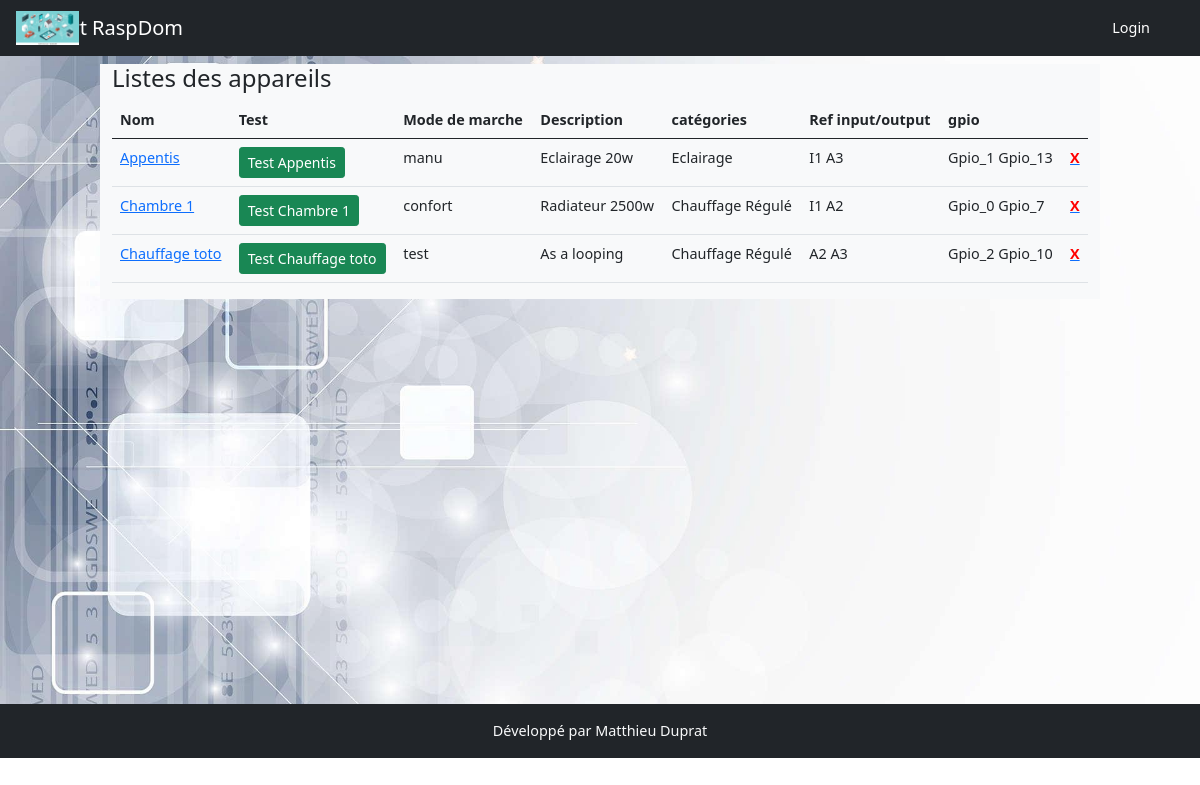
Page /appareils on the earlier database version.
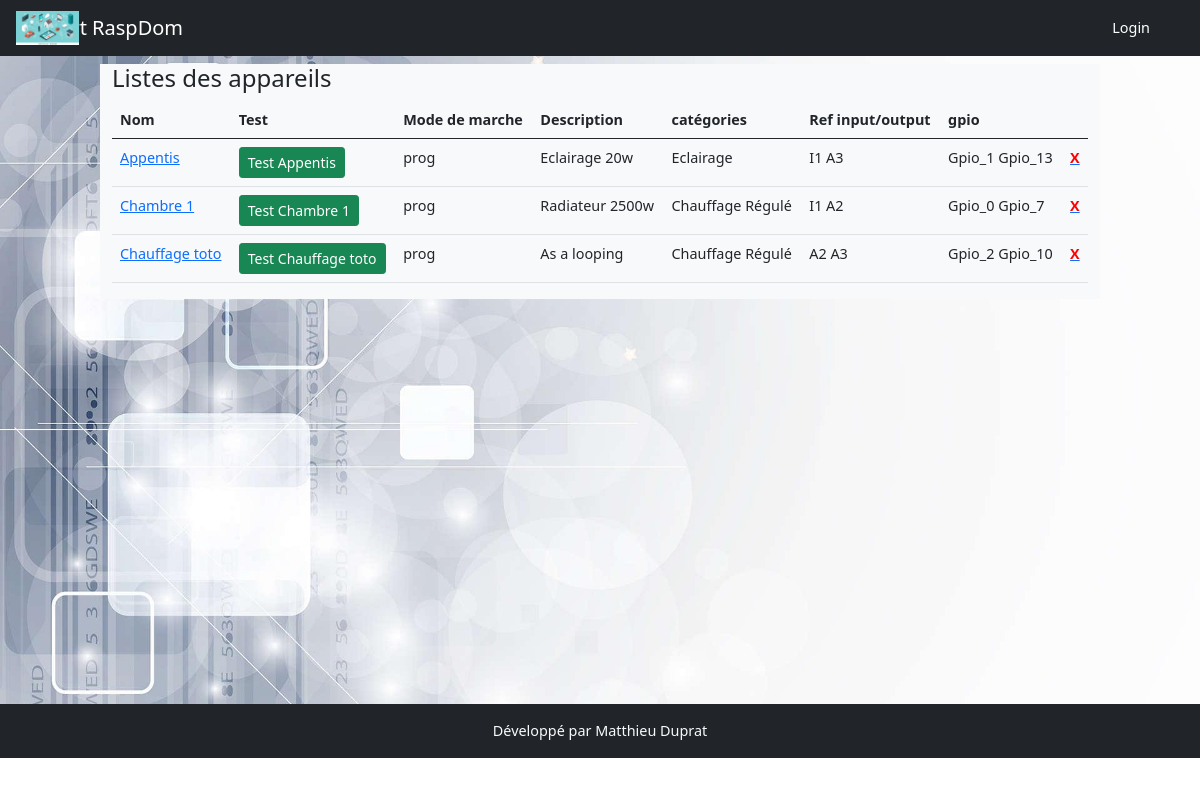
Same page on the later database version.
### models.py (models this page shows, shortened)
class Appareil(db.Model):
    id = db.Column(db.Integer, primary_key=True)
    nom = db.Column(db.String(200))
    description = db.Column(db.String(200))
    categorieappareil = db.Column(db.String(200), nullable=True)
    sortie = db.Column(db.String(200), nullable=True)
    image = db.Column(db.String(200), nullable=True)
    gpios = db.relationship('Gpio', backref='appareil', lazy=True)
    order_gpio = db.Column(db.String(200))
    nbre_gpio = db.Column(db.Integer)
    programmations = db.relationship('Programmation', backref='appareil_programmation', lazy=True)
    mode_de_marche = db.relationship('ModeDeMarche', uselist=False,  backref='appareil_mode_de_marche', lazy=True)
    auto = db.relationship('Auto', uselist=False, backref='appareil_auto', lazy=True)
    sonde_id = db.Column(db.Integer, db.ForeignKey('sonde.id'))
    sonde = db.relationship('Sonde', uselist=False, backref='appareil_sonde', lazy=True)
    manuel = db.relationship('Manuel', uselist=False, backref='appareil_ordre', lazy=True)
    label = db.Column(db.String(250))

class ModeDeMarche(db.Model):
    id = db.Column(db.Integer, primary_key=True)
    appareil_id = db.Column(db.Integer,db.ForeignKey('appareil.id'), nullable=False)
    mode_de_marche = db.Column(db.String(200), default='off')

class Gpio(db.Model):
    id = db.Column(db.Integer, primary_key=True)
    nom = db.Column(db.String(200))
    mode = db.Column(db.String(10))
    valeur = db.Column(db.String(10))
    info = db.Column(db.String(200))
    appareil_id = db.Column(db.Integer, db.ForeignKey('appareil.id'), nullable=True, default='')

### app.py (the view)
@app.route('/appareils')
def appareils():
    appareils = Appareil.query.order_by('nom')
    return render_template('appareil/appareils.html', appareils=appareils)

### templates/appareil/appareils.html
{% extends 'base.html' %}
{% block content %}
<div class="row">
    <div class="col-md-10 mx-auto  bg-light">
        <h4>Listes des appareils</h4>
        <table class="table">
            <thead>
                <tr>
                    <th>Nom</th>
                    <th>Test</th>
                    <th>Mode de marche</th>
                    <th>Description</th>
                    <th>catégories</th>
                    <th>Ref input/output</th>
                    <th>gpio</th>
                    <th></th>
                </tr>
            </thead>
            <tbody>{% for appareil in appareils %}
                <tr>
                    <td><a href="{{url_for('edit_appareil', appareil_id=appareil.id)}}">{{appareil.nom}}</a> </td>
                    <td><a class="btn btn-success btn-sm" href="{{ url_for('test', appareil_id=appareil.id)}}">Test {{appareil.nom}}</a></td>
                    <td>{{ appareil.mode_de_marche.mode_de_marche}}</td>
                    <td>{{ appareil.description}}</td>
                    <td>{{appareil.label}}</td>
                    <td>{% for data in appareil.gpios if data %} {{data.nom}}{% endfor %}</td>
                    <td>{% for data in appareil.gpios if data %} {{data.valeur}} {% endfor %}</td>
                    <td><a href="{{url_for('delete_appareil', appareil_id=appareil.id)}}"><b style="color:red">X</b></a></td>
                </tr>{% endfor %}
            </tbody>
        </table>
    </div>
</div>
{% endblock %}

### templates/base.html (shortened to what this page needs)
<!DOCTYPE html>
<html lang="fr">
    <head>
        <link href="{{ url_for('static', filename='css/styles.css') }}" rel="stylesheet" />
    </head>
    <body>
        <nav class="navbar navbar-expand-lg navbar-dark bg-dark">
            <div class="container">
                <img src="{{ url_for('static', filename='assets/icon.webp') }}" alt="" style="height:34px; position:absolute; left:16px;right:auto">
                <a class="navbar-brand" href="{{url_for('index')}}">Start RaspDom</a>
                <div class="collapse navbar-collapse" id="navbarSupportedContent">
                    <ul class="navbar-nav ms-auto mb-2 mb-lg-0">
                        {% if current_user.is_authenticated %}
                        <li class="nav-item dropdown">
                            <a class="nav-link dropdown-toggle" id="navbarDropdown" href="#" role="button" data-bs-toggle="dropdown" aria-expanded="false">Appareil</a>
                            <ul class="dropdown-menu dropdown-menu-end" aria-labelledby="navbarDropdown">
                                <li><a class="dropdown-item" href="{{ url_for('appareil')}}">Appareil</a></li>
                                <li><a class="dropdown-item" href="{{ url_for('appareils')}}">Listes des appareils</a></li>
                            </ul>
                        </li>
                        <li class="nav-item dropdown">
                            <a class="nav-link dropdown-toggle" id="navbarDropdown" href="#" role="button" data-bs-toggle="dropdown" aria-expanded="false">GPIO</a>
                            <ul class="dropdown-menu dropdown-menu-end" aria-labelledby="navbarDropdown">
                                <li><a class="dropdown-item" href="{{ url_for('gpio')}}">GPIO</a></li>
                                <li><a class="dropdown-item" href="{{ url_for('sondes')}}">Sondes</a></li>
                                <li><a class="dropdown-item" href="{{ url_for('gpios')}}">Liste des GPIOs</a></li>
                            </ul>
                        </li>
                        <li class="nav-item dropdown">
                            <a class="nav-link dropdown-toggle" id="navbarDropdown" href="#" role="button" data-bs-toggle="dropdown" aria-expanded="false">Programmation</a>
                            <ul class="dropdown-menu dropdown-menu-end" aria-labelledby="navbarDropdown">
                                <li><a class="dropdown-item" href="{{ url_for('add_programmation')}}">Programmation</a></li>
                                <li><a class="dropdown-item" href="{{ url_for('liste_programmations')}}">Liste des programmations</a></li>
                            </ul>
                        </li>
                        <li class="nav-item"><a class="nav-link active" aria-current="page" href="{{url_for('user')}}">Add user</a></li>
                        <li class="nav-item"><a class="nav-link active" aria-current="page" href="{{url_for('users')}}">Users</a></li>
                        <li class="nav-item"><a class="nav-link active" aria-current="page" href="{{url_for('logout')}}">Logout</a></li>
                        <li class="nav-item"><a class="nav-link" href="{{url_for('profil')}}">{{current_user.username}}</a></li>
                        {% else %}
                            <li class="nav-item"><a class="nav-link active" aria-current="page" href="{{url_for('login')}}">Login</a></li>
                        {% endif %}
                    </ul>
                </div>
            </div>
        </nav>
        <div class="container-fluid pt-2" style="min-height:81vh">
            {% block content %}
            {% endblock %}
        </div>
        <div class="bg-dark text-light text-center py-3">
            Développé par Matthieu Duprat
        </div>
    </body>
</html>

Differences in the rows shown:
changed through a linked row, Appareil "Appentis": mode_de_marche.mode_de_marche "manu" → "prog"
changed through a linked row, Appareil "Chambre 1": mode_de_marche.mode_de_marche "confort" → "prog"
changed through a linked row, Appareil "Chauffage toto": mode_de_marche.mode_de_marche "test" → "prog"
